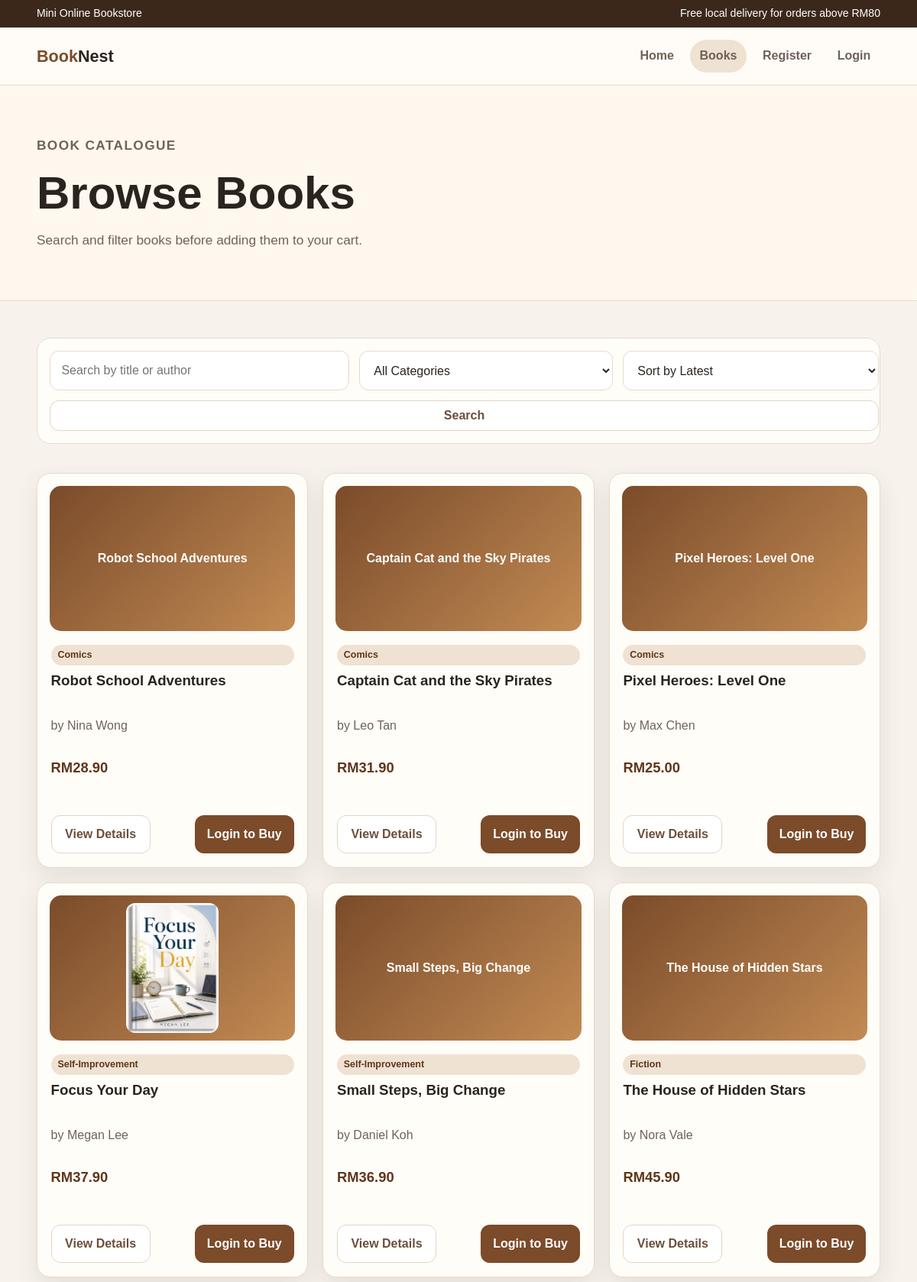
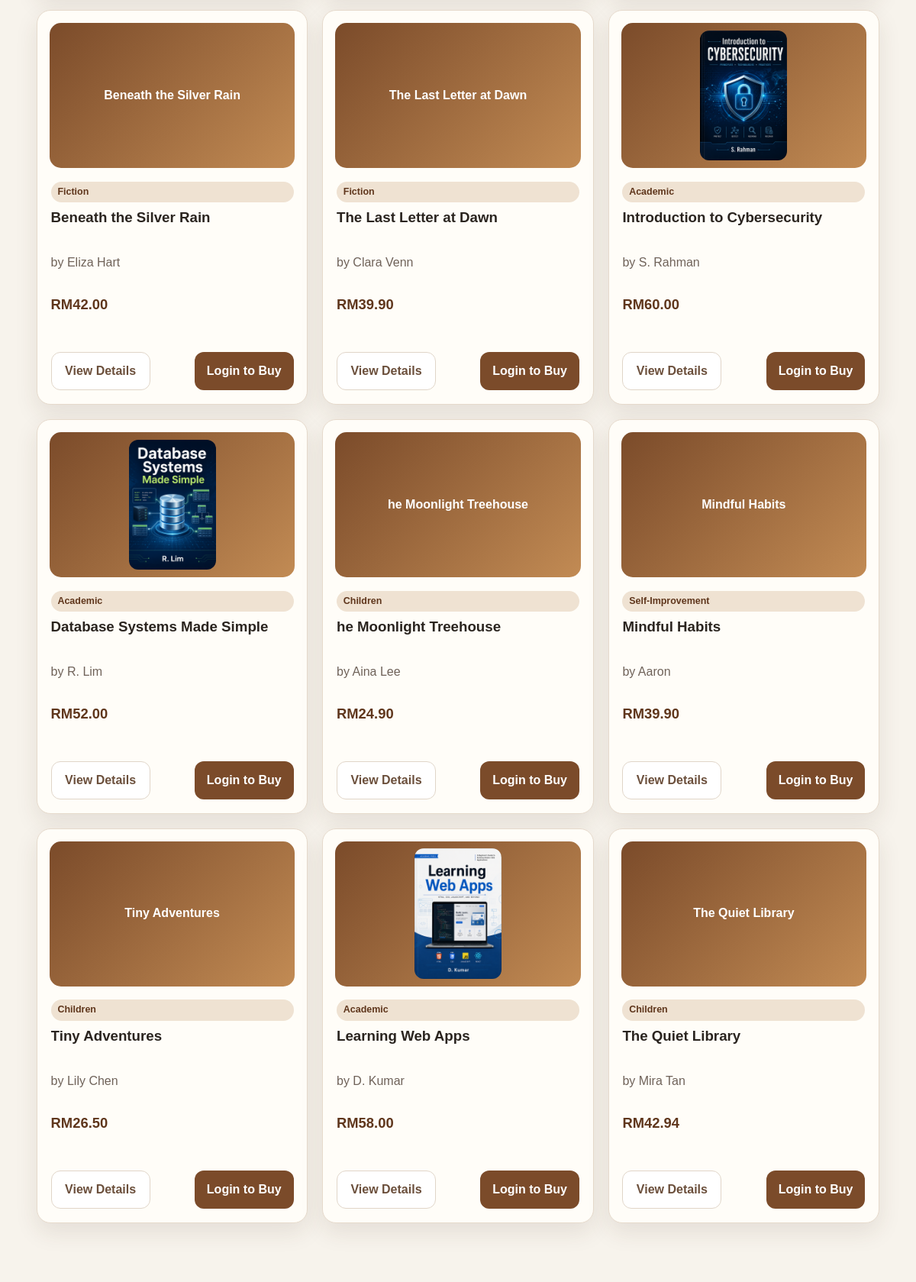
The app's page /books/books.php (upper part) with its own data (2 pictures, top to bottom).
### tables this page shows
CREATE TABLE `books` (
  `book_id` int NOT NULL AUTO_INCREMENT,
  `title` varchar(150) NOT NULL,
  `author` varchar(100) NOT NULL,
  `category` varchar(50) NOT NULL,
  `price` decimal(10,2) NOT NULL,
  `stock` int NOT NULL,
  `description` text,
  `image` varchar(255) DEFAULT NULL,
  `created_at` timestamp NOT NULL DEFAULT CURRENT_TIMESTAMP,
  PRIMARY KEY (`book_id`)
);

### app.php (called while the page is built, shortened)
<?php
function isLoggedIn() {
    return isset($_SESSION['user_id']);
}
function isCustomer() {
    return isset($_SESSION['user_role']) && $_SESSION['user_role'] === 'customer';
}
?>

### books/books.php (the view, shortened to what this page needs)
<?php
include '../app.php';
$search   = isset($_GET['search']) ? trim($_GET['search']) : '';
$sort     = isset($_GET['sort']) ? trim($_GET['sort']) : 'latest';
$sql    = "SELECT * FROM books WHERE 1";
if ($sort == 'price_low') {
    $sql .= " ORDER BY price ASC";
} elseif ($sort == 'price_high') {
    $sql .= " ORDER BY price DESC";
} else {
    $sql .= " ORDER BY book_id DESC";
}
$stmt = $conn->prepare($sql);
$stmt->execute();
$books = $stmt->get_result();
?>
<!DOCTYPE html>
<html lang="en">
<head>
    <link rel="stylesheet" href="../css/style.css?v=126">
</head>
<body>
    <div class="topbar">
        <div class="container">
            <span>Mini Online Bookstore</span>
            <span>Free local delivery for orders above RM80</span>
        </div>
    </div>
    <?php include __DIR__ . '/../includes/navigation.php'; ?>
    <section class="page-title">
        <div class="container">
            <p class="eyebrow">Book Catalogue</p>
            <h1>Browse Books</h1>
            <p>Search and filter books before adding them to your cart.</p>
        </div>
    </section>
    <main class="section">
        <div class="container">
            <form method="GET" class="filters">
                <input class="input1" name="search" placeholder="Search by title or author" value="<?php echo htmlspecialchars($search); ?>">
                <select name="category">
                    <option value="">All Categories</option>
                </select>
                <select name="sort">
                    <option value="latest"     <?php if($sort=="latest")     echo "selected"; ?>>Sort by Latest</option>
                </select>
                <button class="btn secondary searchbook-btn" type="submit">Search</button>
            </form>
            <div class="grid grid-3">
                <?php while ($book = $books->fetch_assoc()): ?>
                <article class="card">
                    <?php
                    $imageFile = __DIR__ . '/../uploads/books/' . $book['image'];
                    $imagePath = '../uploads/books/' . $book['image'];
                    ?>
                    <div class="book-cover">
                        <?php if (!empty($book['image']) && file_exists($imageFile)): ?>
                            <img src="<?php echo htmlspecialchars($imagePath); ?>" alt="<?php echo htmlspecialchars($book['title']); ?>">
                        <?php else: ?>
                            <span><?php echo htmlspecialchars($book['title']); ?></span>
                        <?php endif; ?>
                    </div>
                    <div class="card-body">
                        <span class="tag"><?php echo htmlspecialchars($book['category']); ?></span>
                        <h3 class="book-title"><?php echo htmlspecialchars($book['title']); ?></h3>
                        <p class="meta">by <?php echo htmlspecialchars($book['author']); ?></p>
                        <p class="price">RM<?php echo number_format($book['price'], 2); ?></p>
                        <div class="actions1">
                            <a class="btn secondary view-btn" href="book-detail.php?id=<?php echo $book['book_id']; ?>">
                                View Details
                            </a>
                            <?php if (isCustomer()): ?>
                                <a class="btn" href="../orders/cart.php?add=<?php echo $book['book_id']; ?>">
                                    Add to Cart
                                </a>
                            <?php elseif (!isLoggedIn()): ?>
                                <a class="btn" href="../auth/login.php">
                                    Login to Buy
                                </a>
                            <?php endif; ?>
                        </div>
                    </div>
                </article>
                <?php endwhile; ?>
            </div>
        </div>
    </main>
</body>
</html>

### css/style.css (style rules this page uses)
:root { --bg: #f7f3ec; --paper: #fffdf8; --ink: #2a241f; --muted: #6f6259; --line: #e6dacc; --brand: #7b4b2a; --brand-dark: #5f361c; --accent: #b87945; --soft: #efe2d2; --shadow: 0 12px 30px rgba(70, 45, 25, .10); --radius: 18px; }
* { box-sizing: border-box; }
body { margin: 0; font-family: Arial, Helvetica, sans-serif; background: var(--bg); color: var(--ink); line-height: 1.55; }
a { text-decoration: none; color: inherit; }
.container { width: min(1120px, 92%); margin: auto; }
.topbar { background: #3c281b; color: #fff; padding: .45rem 0; font-size: .88rem; }
.topbar .container { display: flex; justify-content: space-between; gap: 1rem; flex-wrap: wrap; }
.btn { display: inline-flex; align-items: center; justify-content: center; border: 0; border-radius: 12px; padding: .75rem 1rem; background: var(--brand); color: #fff; font-weight: 700; cursor: pointer; height: 50px; font-size: 16px; }
.btn.secondary { background: #ffffff; color: #6b4f3b; border: 1px solid #e0d5c8; padding: 0.4rem 1rem; transition: all 0.2s ease; font-size: 16px; }
.searchbook-btn { min-width: 1085px; height: 40px; }
.view-btn, .cancel-btn { min-width: 130px; }
.card-body .view-btn { margin-top: auto; }
.eyebrow { color: var(--accent); font-weight: 800; text-transform: uppercase; letter-spacing: .08em; font-size: .85rem; }
.hero h1, .page-title h1 { font-size: clamp(2rem, 5vw, 4rem); line-height: 1.05; margin: .5rem 0 1rem; }
.hero p, .page-title p { font-size: 1.08rem; color: var(--muted); max-width: 650px; }
.hero-card, .card, .form-card, .summary, .stat, .table-wrap { background: var(--paper); border: 1px solid var(--line); border-radius: var(--radius); box-shadow: var(--shadow); margin-top: 1rem; margin-bottom: 1rem; }
.actions1 { display: flex; gap: 0.8rem; align-items: center; justify-content: space-between; background: var(--paper); margin-top: auto; }
.section { padding: 3rem 0; }
.section-head p, .meta, .small { color: var(--muted); }
.grid { display: grid; gap: 1.2rem; }
.grid-3 { grid-template-columns: repeat(3, 1fr); }
.card { overflow: hidden; display: flex; flex-direction: column; height: 100%; }
.card-body { padding: 1.1rem; display: flex; flex-direction: column; flex: 1; }
.book-cover { height: 190px; border-radius: 15px; margin: 1rem 1rem 0; padding: 0.6rem; display: flex; align-items: center; justify-content: center; color: #fff; text-align: center; font-weight: 800; background: linear-gradient(135deg, #7b4b2a, #c28b54); overflow: hidden; }
.book-cover img { max-width: 100%; max-height: 100%; width: auto; height: auto; object-fit: contain; display: block; border-radius: 12px; }
.book-cover span { padding: 1rem; }
.book-title { font-weight: 800; margin: 0.45rem 0 0.25rem; line-height: 1.35; display: -webkit-box; line-clamp: 2; -webkit-line-clamp: 2; -webkit-box-orient: vertical; overflow: hidden; min-height: calc(1.35em * 2); }
.card-body .meta { min-height: 34px; margin: 0.35rem 0 0.5rem; }
.price { color: var(--brand-dark); font-size: 1.15rem; font-weight: 800; margin: 0.65rem 0 1rem; }
.tag { display: inline-block; background: var(--soft); color: var(--brand-dark); border-radius: 999px; padding: .25rem .55rem; font-size: .78rem; font-weight: 700; }
.page-title { padding: 3rem 0; background: #fff8ef; border-bottom: 1px solid var(--line); }
.filters { background: var(--paper); border: 1px solid var(--line); border-radius: var(--radius); padding: 1rem; display: grid; grid-template-columns: auto auto auto; gap: .8rem; flex-wrap: wrap; margin-bottom: 1.4rem; }
.filters { display: grid; grid-template-columns: auto auto auto; gap: 0.8rem; }
.filters .searchbook-btn { grid-column: 1 / -1; justify-self: flex-end; }
.input1, select { border: 1px solid var(--line); border-radius: 12px; padding: .78rem .9rem; background: #fff; font: inherit; color: var(--ink); width: 100%; }

### records on screen
books: title "Robot School Adventures", category "Comics", author "Nina Wong", price "28.90"
books: title "Captain Cat and the Sky Pirates", category "Comics", author "Leo Tan", price "31.90"
books: title "Pixel Heroes: Level One", category "Comics", author "Max Chen", price "25.00"
books: image (picture), category "Self-Improvement", title "Focus Your Day", author "Megan Lee", price "37.90"
books: title "Small Steps, Big Change", category "Self-Improvement", author "Daniel Koh", price "36.90"
books: title "The House of Hidden Stars", category "Fiction", author "Nora Vale", price "45.90"
books: title "Beneath the Silver Rain", category "Fiction", author "Eliza Hart", price "42.00"
books: title "The Last Letter at Dawn", category "Fiction", author "Clara Venn", price "39.90"
books: image (picture), category "Academic", title "Introduction to Cybersecurity", author "S. Rahman", price "60.00"
books: image (picture), category "Academic", title "Database Systems Made Simple", author "R. Lim", price "52.00"
books: title "he Moonlight Treehouse", category "Children", author "Aina Lee", price "24.90"
books: title "Mindful Habits", category "Self-Improvement", author "Aaron", price "39.90"
books: title "Tiny Adventures", category "Children", author "Lily Chen", price "26.50"
books: image (picture), category "Academic", title "Learning Web Apps", author "D. Kumar", price "58.00"
books: title "The Quiet Library", category "Children", author "Mira Tan", price "42.94"
